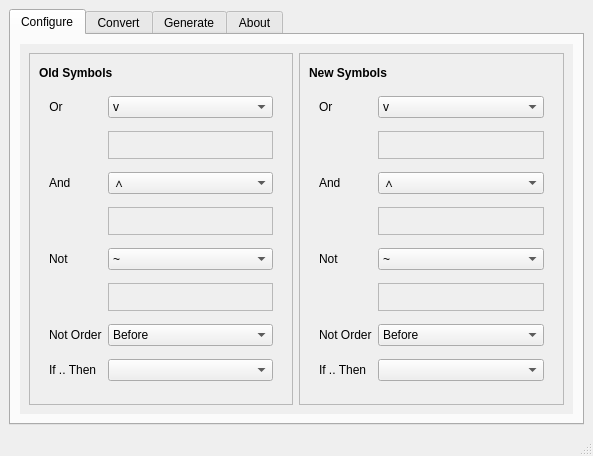
<?xml version="1.0" encoding="UTF-8"?>
<ui version="4.0">
 <class>MainWindow</class>
 <widget class="QMainWindow" name="MainWindow">
  <property name="geometry">
   <rect>
    <x>0</x>
    <y>0</y>
    <width>593</width>
    <height>456</height>
   </rect>
  </property>
  <property name="windowTitle">
   <string>Truth Table Converter</string>
  </property>
  <widget class="QWidget" name="centralwidget">
   <layout class="QVBoxLayout" name="verticalLayout">
    <item>
     <widget class="QTabWidget" name="tabWidget">
      <property name="autoFillBackground">
       <bool>false</bool>
      </property>
      <property name="currentIndex">
       <number>0</number>
      </property>
      <property name="tabsClosable">
       <bool>false</bool>
      </property>
      <widget class="QWidget" name="configTab">
       <attribute name="title">
        <string>Configure</string>
       </attribute>
       <layout class="QGridLayout" name="gridLayout_5">
        <item row="0" column="0">
         <widget class="QScrollArea" name="configScrollArea">
          <property name="minimumSize">
           <size>
            <width>421</width>
            <height>0</height>
           </size>
          </property>
          <property name="frameShape">
           <enum>QFrame::NoFrame</enum>
          </property>
          <property name="frameShadow">
           <enum>QFrame::Raised</enum>
          </property>
          <property name="lineWidth">
           <number>1</number>
          </property>
          <property name="verticalScrollBarPolicy">
           <enum>Qt::ScrollBarAsNeeded</enum>
          </property>
          <property name="widgetResizable">
           <bool>true</bool>
          </property>
          <widget class="QWidget" name="scrollAreaWidgetContents">
           <property name="geometry">
            <rect>
             <x>0</x>
             <y>0</y>
             <width>553</width>
             <height>357</height>
            </rect>
           </property>
           <layout class="QGridLayout" name="gridLayout_6">
            <item row="0" column="0">
             <widget class="QFrame" name="frame">
              <property name="frameShape">
               <enum>QFrame::StyledPanel</enum>
              </property>
              <property name="frameShadow">
               <enum>QFrame::Raised</enum>
              </property>
              <property name="lineWidth">
               <number>2</number>
              </property>
              <layout class="QGridLayout" name="gridLayout_3">
               <item row="0" column="0">
                <widget class="QLabel" name="oldSymbolLabel">
                 <property name="maximumSize">
                  <size>
                   <width>16777215</width>
                   <height>21</height>
                  </size>
                 </property>
                 <property name="font">
                  <font>
                   <weight>75</weight>
                   <bold>true</bold>
                   <underline>false</underline>
                  </font>
                 </property>
                 <property name="text">
                  <string>Old Symbols</string>
                 </property>
                </widget>
               </item>
               <item row="0" column="1">
                <spacer name="horizontalSpacer_4">
                 <property name="orientation">
                  <enum>Qt::Horizontal</enum>
                 </property>
                 <property name="sizeHint" stdset="0">
                  <size>
                   <width>40</width>
                   <height>20</height>
                  </size>
                 </property>
                </spacer>
               </item>
               <item row="1" column="0" colspan="2">
                <layout class="QFormLayout" name="oldLayout">
                 <property name="fieldGrowthPolicy">
                  <enum>QFormLayout::AllNonFixedFieldsGrow</enum>
                 </property>
                 <property name="leftMargin">
                  <number>10</number>
                 </property>
                 <property name="topMargin">
                  <number>0</number>
                 </property>
                 <property name="rightMargin">
                  <number>10</number>
                 </property>
                 <property name="bottomMargin">
                  <number>0</number>
                 </property>
                 <item row="0" column="0">
                  <widget class="QLabel" name="label">
                   <property name="text">
                    <string>Or</string>
                   </property>
                   <property name="alignment">
                    <set>Qt::AlignCenter</set>
                   </property>
                  </widget>
                 </item>
                 <item row="0" column="1">
                  <widget class="QComboBox" name="oldOrCombo">
                   <item>
                    <property name="text">
                     <string>v</string>
                    </property>
                   </item>
                   <item>
                    <property name="text">
                     <string>V</string>
                    </property>
                   </item>
                   <item>
                    <property name="text">
                     <string>+</string>
                    </property>
                   </item>
                   <item>
                    <property name="text">
                     <string>|</string>
                    </property>
                   </item>
                   <item>
                    <property name="text">
                     <string>Other</string>
                    </property>
                   </item>
                  </widget>
                 </item>
                 <item row="1" column="1">
                  <widget class="QPlainTextEdit" name="plainTextEdit">
                   <property name="enabled">
                    <bool>false</bool>
                   </property>
                   <property name="maximumSize">
                    <size>
                     <width>16777215</width>
                     <height>28</height>
                    </size>
                   </property>
                   <property name="verticalScrollBarPolicy">
                    <enum>Qt::ScrollBarAlwaysOff</enum>
                   </property>
                   <property name="horizontalScrollBarPolicy">
                    <enum>Qt::ScrollBarAlwaysOff</enum>
                   </property>
                   <property name="maximumBlockCount">
                    <number>0</number>
                   </property>
                  </widget>
                 </item>
                 <item row="2" column="0">
                  <widget class="QLabel" name="label_2">
                   <property name="text">
                    <string>And</string>
                   </property>
                  </widget>
                 </item>
                 <item row="2" column="1">
                  <widget class="QComboBox" name="oldAndCombo">
                   <item>
                    <property name="text">
                     <string>∧</string>
                    </property>
                   </item>
                   <item>
                    <property name="text">
                     <string>•</string>
                    </property>
                   </item>
                   <item>
                    <property name="text">
                     <string>&amp;</string>
                    </property>
                   </item>
                   <item>
                    <property name="text">
                     <string>+</string>
                    </property>
                   </item>
                   <item>
                    <property name="text">
                     <string>Other</string>
                    </property>
                   </item>
                  </widget>
                 </item>
                 <item row="3" column="1">
                  <widget class="QPlainTextEdit" name="plainTextEdit_2">
                   <property name="enabled">
                    <bool>false</bool>
                   </property>
                   <property name="maximumSize">
                    <size>
                     <width>16777215</width>
                     <height>28</height>
                    </size>
                   </property>
                   <property name="verticalScrollBarPolicy">
                    <enum>Qt::ScrollBarAlwaysOff</enum>
                   </property>
                   <property name="horizontalScrollBarPolicy">
                    <enum>Qt::ScrollBarAlwaysOff</enum>
                   </property>
                   <property name="maximumBlockCount">
                    <number>0</number>
                   </property>
                  </widget>
                 </item>
                 <item row="4" column="0">
                  <widget class="QLabel" name="label_3">
                   <property name="text">
                    <string>Not</string>
                   </property>
                  </widget>
                 </item>
                 <item row="4" column="1">
                  <widget class="QComboBox" name="oldNotCombo">
                   <item>
                    <property name="text">
                     <string>~</string>
                    </property>
                   </item>
                   <item>
                    <property name="text">
                     <string>¬</string>
                    </property>
                   </item>
                   <item>
                    <property name="text">
                     <string>!</string>
                    </property>
                   </item>
                   <item>
                    <property name="text">
                     <string>'</string>
                    </property>
                   </item>
                   <item>
                    <property name="text">
                     <string>Other</string>
                    </property>
                   </item>
                  </widget>
                 </item>
                 <item row="5" column="1">
                  <widget class="QPlainTextEdit" name="plainTextEdit_3">
                   <property name="enabled">
                    <bool>false</bool>
                   </property>
                   <property name="maximumSize">
                    <size>
                     <width>16777215</width>
                     <height>28</height>
                    </size>
                   </property>
                   <property name="verticalScrollBarPolicy">
                    <enum>Qt::ScrollBarAlwaysOff</enum>
                   </property>
                   <property name="horizontalScrollBarPolicy">
                    <enum>Qt::ScrollBarAlwaysOff</enum>
                   </property>
                   <property name="maximumBlockCount">
                    <number>0</number>
                   </property>
                  </widget>
                 </item>
                 <item row="6" column="0">
                  <widget class="QLabel" name="label_7">
                   <property name="text">
                    <string>Not Order</string>
                   </property>
                  </widget>
                 </item>
                 <item row="6" column="1">
                  <widget class="QComboBox" name="oldNotOrderCombo">
                   <item>
                    <property name="text">
                     <string>Before</string>
                    </property>
                   </item>
                   <item>
                    <property name="text">
                     <string>After</string>
                    </property>
                   </item>
                  </widget>
                 </item>
                 <item row="7" column="0">
                  <widget class="QLabel" name="label_9">
                   <property name="text">
                    <string>If .. Then</string>
                   </property>
                  </widget>
                 </item>
                 <item row="7" column="1">
                  <widget class="QComboBox" name="oldIfCombo"/>
                 </item>
                </layout>
               </item>
              </layout>
             </widget>
            </item>
            <item row="0" column="1">
             <widget class="QFrame" name="frame_2">
              <property name="frameShape">
               <enum>QFrame::StyledPanel</enum>
              </property>
              <property name="frameShadow">
               <enum>QFrame::Raised</enum>
              </property>
              <layout class="QGridLayout" name="gridLayout_4">
               <item row="0" column="1">
                <spacer name="horizontalSpacer_3">
                 <property name="orientation">
                  <enum>Qt::Horizontal</enum>
                 </property>
                 <property name="sizeHint" stdset="0">
                  <size>
                   <width>40</width>
                   <height>20</height>
                  </size>
                 </property>
                </spacer>
               </item>
               <item row="0" column="0">
                <widget class="QLabel" name="newSymbolLabel">
                 <property name="maximumSize">
                  <size>
                   <width>16777215</width>
                   <height>21</height>
                  </size>
                 </property>
                 <property name="font">
                  <font>
                   <weight>75</weight>
                   <bold>true</bold>
                   <underline>false</underline>
                  </font>
                 </property>
                 <property name="text">
                  <string>New Symbols</string>
                 </property>
                </widget>
               </item>
               <item row="1" column="0" colspan="2">
                <layout class="QFormLayout" name="formLayout_3">
                 <property name="fieldGrowthPolicy">
                  <enum>QFormLayout::AllNonFixedFieldsGrow</enum>
                 </property>
                 <property name="leftMargin">
                  <number>10</number>
                 </property>
                 <property name="rightMargin">
                  <number>10</number>
                 </property>
                 <item row="0" column="0">
                  <widget class="QLabel" name="label_6">
                   <property name="text">
                    <string>Or</string>
                   </property>
                  </widget>
                 </item>
                 <item row="1" column="1">
                  <widget class="QPlainTextEdit" name="plainTextEdit_5">
                   <property name="enabled">
                    <bool>false</bool>
                   </property>
                   <property name="maximumSize">
                    <size>
                     <width>16777215</width>
                     <height>28</height>
                    </size>
                   </property>
                   <property name="verticalScrollBarPolicy">
                    <enum>Qt::ScrollBarAlwaysOff</enum>
                   </property>
                   <property name="horizontalScrollBarPolicy">
                    <enum>Qt::ScrollBarAlwaysOff</enum>
                   </property>
                   <property name="maximumBlockCount">
                    <number>0</number>
                   </property>
                  </widget>
                 </item>
                 <item row="2" column="0">
                  <widget class="QLabel" name="label_4">
                   <property name="text">
                    <string>And</string>
                   </property>
                  </widget>
                 </item>
                 <item row="2" column="1">
                  <widget class="QComboBox" name="newAndCombo">
                   <item>
                    <property name="text">
                     <string>∧</string>
                    </property>
                   </item>
                   <item>
                    <property name="text">
                     <string>•</string>
                    </property>
                   </item>
                   <item>
                    <property name="text">
                     <string>&amp;</string>
                    </property>
                   </item>
                   <item>
                    <property name="text">
                     <string>+</string>
                    </property>
                   </item>
                   <item>
                    <property name="text">
                     <string>Other</string>
                    </property>
                   </item>
                  </widget>
                 </item>
                 <item row="3" column="1">
                  <widget class="QPlainTextEdit" name="plainTextEdit_6">
                   <property name="enabled">
                    <bool>false</bool>
                   </property>
                   <property name="maximumSize">
                    <size>
                     <width>16777215</width>
                     <height>28</height>
                    </size>
                   </property>
                   <property name="verticalScrollBarPolicy">
                    <enum>Qt::ScrollBarAlwaysOff</enum>
                   </property>
                   <property name="horizontalScrollBarPolicy">
                    <enum>Qt::ScrollBarAlwaysOff</enum>
                   </property>
                   <property name="maximumBlockCount">
                    <number>0</number>
                   </property>
                  </widget>
                 </item>
                 <item row="4" column="0">
                  <widget class="QLabel" name="label_5">
                   <property name="text">
                    <string>Not</string>
                   </property>
                  </widget>
                 </item>
                 <item row="4" column="1">
                  <widget class="QComboBox" name="newNotCombo">
                   <item>
                    <property name="text">
                     <string>~</string>
                    </property>
                   </item>
                   <item>
                    <property name="text">
                     <string>¬</string>
                    </property>
                   </item>
                   <item>
                    <property name="text">
                     <string>!</string>
                    </property>
                   </item>
                   <item>
                    <property name="text">
                     <string>'</string>
                    </property>
                   </item>
                   <item>
                    <property name="text">
                     <string>Other</string>
                    </property>
                   </item>
                  </widget>
                 </item>
                 <item row="5" column="1">
                  <widget class="QPlainTextEdit" name="plainTextEdit_7">
                   <property name="enabled">
                    <bool>false</bool>
                   </property>
                   <property name="maximumSize">
                    <size>
                     <width>16777215</width>
                     <height>28</height>
                    </size>
                   </property>
                   <property name="verticalScrollBarPolicy">
                    <enum>Qt::ScrollBarAlwaysOff</enum>
                   </property>
                   <property name="horizontalScrollBarPolicy">
                    <enum>Qt::ScrollBarAlwaysOff</enum>
                   </property>
                   <property name="maximumBlockCount">
                    <number>0</number>
                   </property>
                  </widget>
                 </item>
                 <item row="6" column="0">
                  <widget class="QLabel" name="label_8">
                   <property name="text">
                    <string>Not Order</string>
                   </property>
                  </widget>
                 </item>
                 <item row="6" column="1">
                  <widget class="QComboBox" name="newNotOrderCombo">
                   <item>
                    <property name="text">
                     <string>Before</string>
                    </property>
                   </item>
                   <item>
                    <property name="text">
                     <string>After</string>
                    </property>
                   </item>
                  </widget>
                 </item>
                 <item row="0" column="1">
                  <widget class="QComboBox" name="newOrCombo">
                   <item>
                    <property name="text">
                     <string>v</string>
                    </property>
                   </item>
                   <item>
                    <property name="text">
                     <string>V</string>
                    </property>
                   </item>
                   <item>
                    <property name="text">
                     <string>+</string>
                    </property>
                   </item>
                   <item>
                    <property name="text">
                     <string>|</string>
                    </property>
                   </item>
                   <item>
                    <property name="text">
                     <string>Other</string>
                    </property>
                   </item>
                  </widget>
                 </item>
                 <item row="7" column="0">
                  <widget class="QLabel" name="label_10">
                   <property name="text">
                    <string>If .. Then</string>
                   </property>
                  </widget>
                 </item>
                 <item row="7" column="1">
                  <widget class="QComboBox" name="newIfCombo"/>
                 </item>
                </layout>
               </item>
              </layout>
             </widget>
            </item>
           </layout>
          </widget>
         </widget>
        </item>
       </layout>
      </widget>
      <widget class="QWidget" name="convertTab">
       <attribute name="title">
        <string>Convert</string>
       </attribute>
       <layout class="QGridLayout" name="gridLayout">
        <item row="3" column="0">
         <widget class="QPushButton" name="autoBtn">
          <property name="maximumSize">
           <size>
            <width>81</width>
            <height>31</height>
           </size>
          </property>
          <property name="text">
           <string>Auto</string>
          </property>
         </widget>
        </item>
        <item row="3" column="3">
         <widget class="QPushButton" name="copyBtn">
          <property name="maximumSize">
           <size>
            <width>16777215</width>
            <height>31</height>
           </size>
          </property>
          <property name="text">
           <string>Copy</string>
          </property>
         </widget>
        </item>
        <item row="1" column="0">
         <spacer name="horizontalSpacer">
          <property name="orientation">
           <enum>Qt::Horizontal</enum>
          </property>
          <property name="sizeHint" stdset="0">
           <size>
            <width>40</width>
            <height>20</height>
           </size>
          </property>
         </spacer>
        </item>
        <item row="1" column="2">
         <widget class="QPushButton" name="pasteBtn">
          <property name="maximumSize">
           <size>
            <width>81</width>
            <height>31</height>
           </size>
          </property>
          <property name="text">
           <string>Paste</string>
          </property>
         </widget>
        </item>
        <item row="3" column="1">
         <spacer name="horizontalSpacer_2">
          <property name="orientation">
           <enum>Qt::Horizontal</enum>
          </property>
          <property name="sizeHint" stdset="0">
           <size>
            <width>40</width>
            <height>20</height>
           </size>
          </property>
         </spacer>
        </item>
        <item row="0" column="0" colspan="4">
         <widget class="QPlainTextEdit" name="oldEqTBox">
          <property name="maximumSize">
           <size>
            <width>16777215</width>
            <height>41</height>
           </size>
          </property>
          <property name="cursor" stdset="0">
           <cursorShape>IBeamCursor</cursorShape>
          </property>
          <property name="verticalScrollBarPolicy">
           <enum>Qt::ScrollBarAsNeeded</enum>
          </property>
          <property name="horizontalScrollBarPolicy">
           <enum>Qt::ScrollBarAlwaysOff</enum>
          </property>
         </widget>
        </item>
        <item row="2" column="0" colspan="4">
         <widget class="QPlainTextEdit" name="newEqTBox">
          <property name="maximumSize">
           <size>
            <width>16777215</width>
            <height>41</height>
           </size>
          </property>
          <property name="cursor" stdset="0">
           <cursorShape>ArrowCursor</cursorShape>
          </property>
          <property name="verticalScrollBarPolicy">
           <enum>Qt::ScrollBarAlwaysOff</enum>
          </property>
          <property name="horizontalScrollBarPolicy">
           <enum>Qt::ScrollBarAlwaysOff</enum>
          </property>
          <property name="readOnly">
           <bool>true</bool>
          </property>
         </widget>
        </item>
        <item row="1" column="3">
         <widget class="QPushButton" name="convertBtn">
          <property name="maximumSize">
           <size>
            <width>16777215</width>
            <height>31</height>
           </size>
          </property>
          <property name="text">
           <string>Convert</string>
          </property>
         </widget>
        </item>
        <item row="5" column="1">
         <spacer name="verticalSpacer">
          <property name="orientation">
           <enum>Qt::Vertical</enum>
          </property>
          <property name="sizeHint" stdset="0">
           <size>
            <width>20</width>
            <height>40</height>
           </size>
          </property>
         </spacer>
        </item>
        <item row="4" column="0">
         <widget class="QPushButton" name="testStringBtn">
          <property name="text">
           <string>DEBUG: Test Equation</string>
          </property>
         </widget>
        </item>
       </layout>
      </widget>
      <widget class="QWidget" name="genTab">
       <attribute name="title">
        <string>Generate</string>
       </attribute>
      </widget>
      <widget class="QWidget" name="aboutTab">
       <attribute name="title">
        <string>About</string>
       </attribute>
       <layout class="QVBoxLayout" name="verticalLayout_2">
        <item>
         <widget class="QLabel" name="label_11">
          <property name="text">
           <string>&lt;!DOCTYPE HTML PUBLIC &quot;-//W3C//DTD HTML 4.0//EN&quot; &quot;http://www.w3.org/TR/REC-html40/strict.dtd&quot;&gt;
&lt;html&gt;&lt;head&gt;&lt;meta name=&quot;qrichtext&quot; content=&quot;1&quot; /&gt;&lt;style type=&quot;text/css&quot;&gt;
p, li { white-space: pre-wrap; }
&lt;/style&gt;&lt;/head&gt;&lt;body style=&quot; font-family:'Cantarell'; font-size:11pt; font-weight:400; font-style:normal;&quot;&gt;
&lt;p style=&quot;-qt-paragraph-type:empty; margin-top:12px; margin-bottom:12px; margin-left:0px; margin-right:0px; -qt-block-indent:0; text-indent:0px;&quot;&gt;&lt;br /&gt;&lt;/p&gt;
&lt;p style=&quot; margin-top:12px; margin-bottom:12px; margin-left:0px; margin-right:0px; -qt-block-indent:0; text-indent:0px;&quot;&gt;Program created by Alex Coté.&lt;/p&gt;
&lt;p style=&quot; margin-top:12px; margin-bottom:12px; margin-left:0px; margin-right:0px; -qt-block-indent:0; text-indent:0px;&quot;&gt;&lt;a href=&quot;https://github.com/alxxlc&quot;&gt;&lt;span style=&quot; text-decoration: underline; color:#0000ff;&quot;&gt;https://github.com/alxxlc&lt;/span&gt;&lt;/a&gt;&lt;br /&gt;&lt;/p&gt;
&lt;p style=&quot; margin-top:12px; margin-bottom:12px; margin-left:0px; margin-right:0px; -qt-block-indent:0; text-indent:0px;&quot;&gt;Copy/Paste functionality was implemented using Pyperclip. Pyperclip was created by Al Sweigart. Pyperclip has been released under the GPL license. For more information on Pyperclip, please visit &lt;a href=&quot;https://github.com/asweigart/pyperclip&quot;&gt;&lt;span style=&quot; text-decoration: underline; color:#0000ff;&quot;&gt;https://github.com/asweigart/pyperclip&lt;/span&gt;&lt;/a&gt;.&lt;br /&gt;&lt;/p&gt;
&lt;p style=&quot; margin-top:12px; margin-bottom:12px; margin-left:0px; margin-right:0px; -qt-block-indent:0; text-indent:0px;&quot;&gt;For information on license and source code for this program, please visit  &lt;a href=&quot;https://github.com/alxxlc/Boolean-Algebra-Toolbox&quot;&gt;&lt;span style=&quot; text-decoration: underline; color:#0000ff;&quot;&gt;https://github.com/alxxlc/Boolean-Algebra-Toolbox&lt;/span&gt;&lt;/a&gt;.&lt;/p&gt;&lt;/body&gt;&lt;/html&gt;</string>
          </property>
          <property name="textFormat">
           <enum>Qt::AutoText</enum>
          </property>
          <property name="alignment">
           <set>Qt::AlignLeading|Qt::AlignLeft|Qt::AlignTop</set>
          </property>
          <property name="wordWrap">
           <bool>true</bool>
          </property>
          <property name="openExternalLinks">
           <bool>true</bool>
          </property>
         </widget>
        </item>
       </layout>
      </widget>
     </widget>
    </item>
   </layout>
  </widget>
  <widget class="QStatusBar" name="statusbar"/>
 </widget>
 <resources/>
 <connections/>
</ui>
